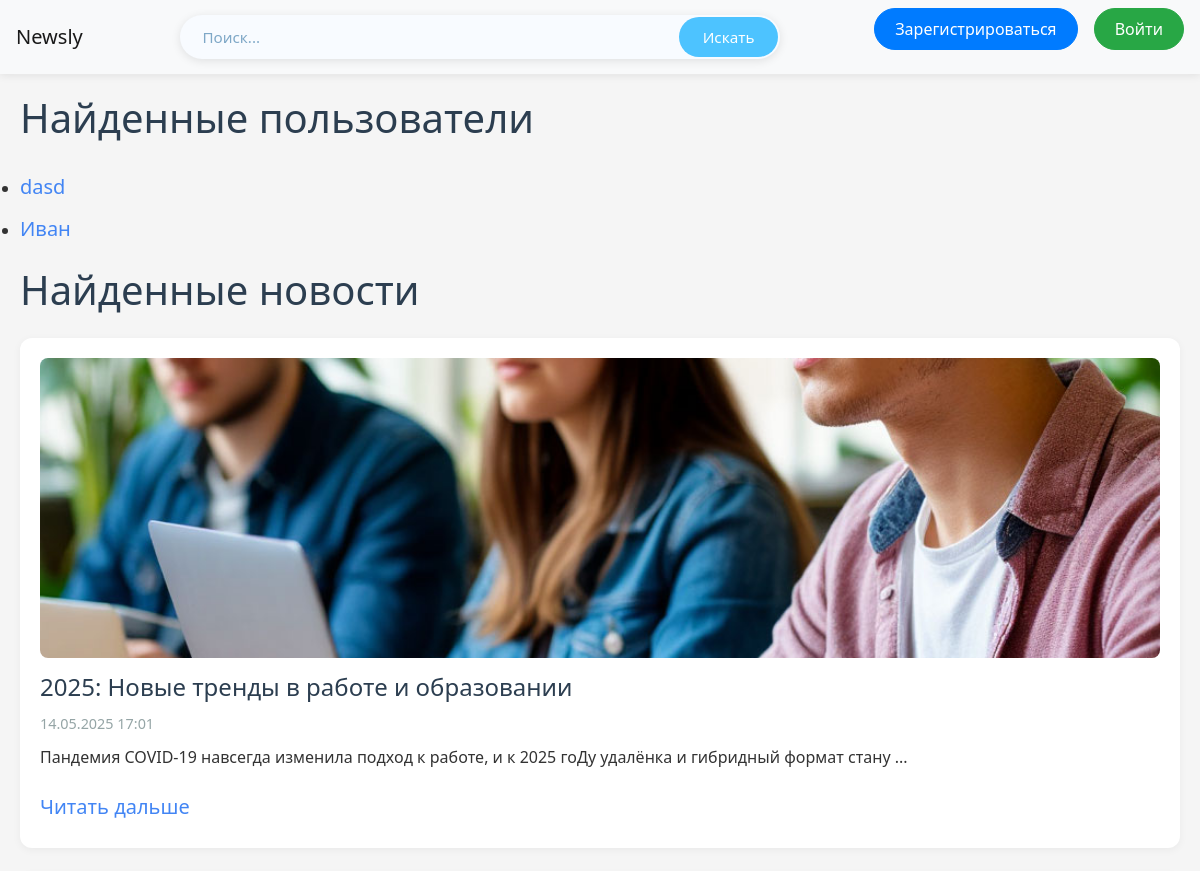
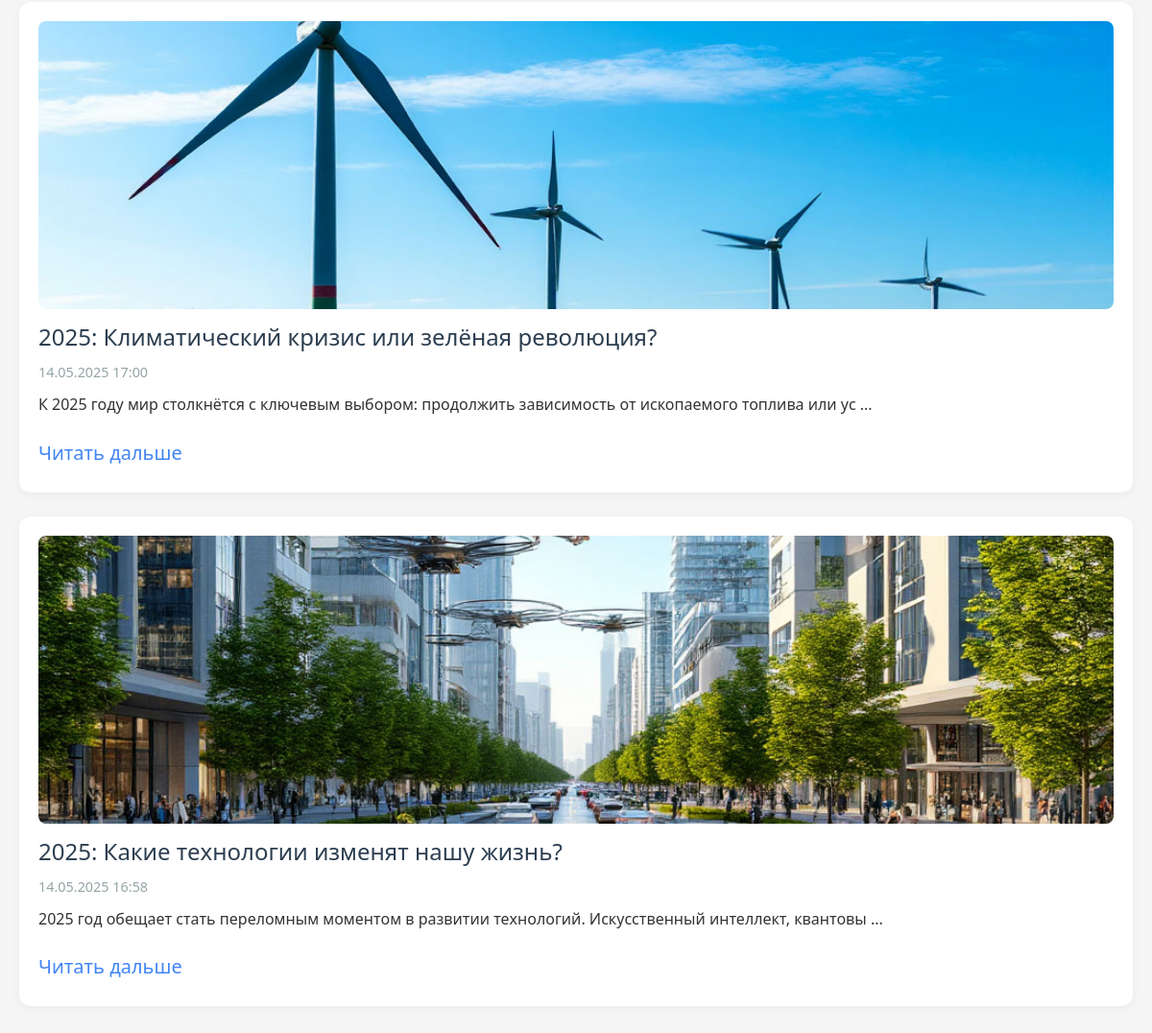
The page /discovery on the database its author committed (2 pictures, top to bottom).
### data/users.py (models this page shows, shortened)
class User(SqlAlchemyBase, UserMixin):
    __tablename__ = 'users'
    id = sqlalchemy.Column(sqlalchemy.Integer,
                           primary_key=True, autoincrement=True)
    name = sqlalchemy.Column(sqlalchemy.String, nullable=True)
    about = sqlalchemy.Column(sqlalchemy.String, nullable=True)
    email = sqlalchemy.Column(sqlalchemy.String,
                              index=True, unique=True, nullable=True)
    hashed_password = sqlalchemy.Column(sqlalchemy.String, nullable=True)
    created_date = sqlalchemy.Column(sqlalchemy.DateTime,
                                     default=datetime.datetime.now)
    liked = orm.relationship('Like', foreign_keys='Like.user_id', backref='user', lazy='dynamic')
    followed = orm.relationship(
        'User',
        secondary=subscriptions,
        primaryjoin=(subscriptions.c.follower_id == id),
        secondaryjoin=(subscriptions.c.followed_id == id),
        backref=orm.backref('followers', lazy='dynamic'),
        lazy='dynamic'
    )

### data/news.py (models this page shows, shortened)
class News(SqlAlchemyBase):
    __tablename__ = 'news'
    id = sqlalchemy.Column(sqlalchemy.Integer,
                           primary_key=True, autoincrement=True)
    title = sqlalchemy.Column(sqlalchemy.String, nullable=True)
    content = sqlalchemy.Column(sqlalchemy.String, nullable=True)
    image_path = sqlalchemy.Column(sqlalchemy.String, nullable=True)
    created_date = sqlalchemy.Column(sqlalchemy.DateTime,
                                     default=datetime.datetime.now)
    is_private = sqlalchemy.Column(sqlalchemy.Boolean, default=True)
    likes = orm.relationship('Like', backref='news', cascade='all, delete')
    user_id = sqlalchemy.Column(sqlalchemy.Integer,
                                sqlalchemy.ForeignKey("users.id"))
    user = orm.relationship('User')
    news_tags = orm.relationship("Tags",
                                 secondary="association",
                                 backref="news",
                                 cascade="save-update, merge",
                                 passive_deletes=True)

### server.py (the view)
@app.route('/discovery')
def discovery():
    query = request.args.get('query', '')
    db_sess = db_session.create_session()
    news = sorted(db_sess.query(News).filter(News.title.ilike(f'%{query}%') | News.content.ilike(f'%{query}%')).all(),
                  key=lambda x: x.created_date)[::-1]
    users = db_sess.query(User).filter(User.name.ilike(f'%{query}%')).all()
    db_sess.close()
    return render_template('discovery.html', news=news, users=users)

### data/db_session.py (called while the page is built)
def create_session() -> Session:
    global __factory
    return __factory()

### templates/discovery.html (shortened to what this page needs)
{% extends "base.html" %}
{% block content %}
{% if users %}
    <h1>Найденные пользователи</h1>
    <div class="found-users">
        <ul>
            {% for user in users%}
                <li>
                    <a class="navbar-brand" href="/user_profile/{{ user.id }}">{{user.name}}</a>
                </li>
            {% endfor %}
        </ul>
    </div>
{% endif %}
{% if news %}
    <h1>Найденные новости</h1>
    <div class="found-news">
        {% for article in news%}
            <article class="news-item">
                {% if article.image_path %}
                <img src="{{ article.image_path }}" alt="{{ article.title }}">
                {% endif %}
                <h2>{{ article.title }}</h2>
                <p class="date">{{ article.created_date.strftime('%d.%m.%Y %H:%M') }}</p>
                <p>{{ article.content[:100] }}
                {% if article.content|length > 100 %}
                    ...
                {% endif %}
                </p>
                <a class="navbar-brand" href="/news/{{ article.id }}">Читать дальше</a>
            </article>
        {% endfor %}
    </div>
{% endif %}
{% endblock %}

### static/css/style.css (style rules this page uses)
:root { --primary-color: #4285f4; --secondary-color: #34a853; --accent-color: #ea4335; --light-color: #f8f9fa; --dark-color: #343a40; --gray-color: #6c757d; --light-gray: #e9ecef; --border-radius: 8px; --box-shadow: 0 2px 10px rgba(0, 0, 0, 0.1); --transition: all 0.3s ease; }
* { margin: 0; padding: 0; box-sizing: border-box; }
body { font-family: 'Segoe UI', Tahoma, Geneva, Verdana, sans-serif; line-height: 1.6; color: #333; background-color: #f5f5f5; min-height: 100vh; display: flex; flex-direction: column; }
a { text-decoration: none; color: var(--primary-color); transition: var(--transition); }
h1, h2, h3 { margin-bottom: 20px; color: var(--dark-color); }
h1 { font-size: 2rem; }
h2 { font-size: 1.5rem; }
.news-item { background-color: white; border-radius: var(--border-radius); padding: 20px; margin-bottom: 25px; box-shadow: var(--box-shadow); transition: var(--transition); }
.news-item img { max-width: 100%; height: auto; border-radius: var(--border-radius); margin-bottom: 15px; display: block; }
.date { color: var(--gray-color); font-size: 0.9rem; margin-bottom: 10px; }
img { height: 250px; width: 250px; }
h1 { font-size: 2.5rem; margin-bottom: 1.5rem; color: #2c3e50; }
.news-item { padding: 20px; background: white; border-radius: 12px; box-shadow: 0 2px 8px rgba(0,0,0,0.05); transition: transform 0.3s; }
.news-item img { width: 100%; height: 300px; object-fit: cover; border-radius: 8px; margin-bottom: 15px; }
.news-item h2 { font-size: 1.5rem; margin: 10px 0; color: #2c3e50; }
.news-item .date { color: #95a5a6; font-size: 0.9rem; }

### rows shown on the page
User: name "dasd"
User: name "Иван"
News: shows a picture, title "2025: Новые тренды в работе и образовании", created_date "14.05.2025 17:01", content "Пандемия COVID-19 навсегда изменила подход к работе, и к 2025 гоДу удалёнка и гибридный формат стану"
News: shows a picture, title "2025: Климатический кризис или зелёная революция?", created_date "14.05.2025 17:00", content "К 2025 году мир столкнётся с ключевым выбором: продолжить зависимость от ископаемого топлива или ус"
News: shows a picture, title "2025: Какие технологии изменят нашу жизнь?", created_date "14.05.2025 16:58", content "2025 год обещает стать переломным моментом в развитии технологий. Искусственный интеллект, квантовы"
